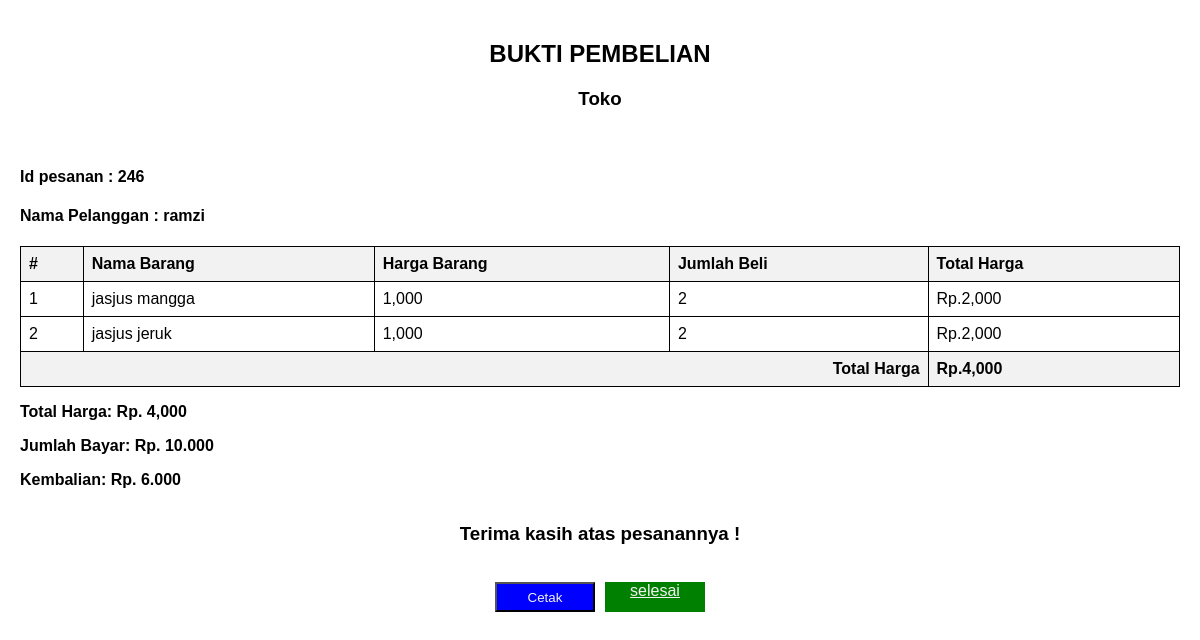
Screenshot of /nota.php?id_psn=246 (signed in) with the database file from the repository.
### tables this page shows
CREATE TABLE `penjualan` (
  `id_penjualan` int(11) NOT NULL,
  `kd_penjualan` varchar(20) NOT NULL,
  `tanggal` timestamp NOT NULL DEFAULT current_timestamp() ON UPDATE current_timestamp(),
  `total_harga` decimal(10,0) NOT NULL,
  `id_user` int(11) NOT NULL,
  `id_plg` int(11) NOT NULL,
  `bayar` decimal(10,0) NOT NULL
);

CREATE TABLE `pelanggan` (
  `id_plg` int(11) NOT NULL,
  `nama_plg` varchar(30) NOT NULL,
  `alamat` varchar(50) NOT NULL,
  `no_tlp` varchar(20) NOT NULL
);

CREATE TABLE `detail_penjualan` (
  `id_detail` int(11) NOT NULL,
  `id_penjualan` int(11) NOT NULL,
  `id_produk` int(11) NOT NULL,
  `jumlah` int(11) NOT NULL,
  `sub_total` decimal(10,0) NOT NULL
);

CREATE TABLE `produk` (
  `id_produk` int(11) NOT NULL,
  `kd_produk` varchar(20) NOT NULL,
  `nama_produk` varchar(30) NOT NULL,
  `stok` int(11) NOT NULL,
  `harga` decimal(10,0) NOT NULL
);

### nota.php (the view, shortened to what this page needs)
<?php
require_once('koneksi.php');
if (isset($_GET['id_psn'])) {
    $id_psn = $_GET['id_psn'];
    $tampil_nama_plgn = mysqli_query($conn, "SELECT * FROM penjualan p, pelanggan plgn WHERE p.id_plg=plgn.id_plg AND p.id_penjualan='$id_psn'");
    if (mysqli_num_rows($tampil_nama_plgn) > 0) {
        $np = mysqli_fetch_array($tampil_nama_plgn);
        $nm_plgn = $np['nama_plg'];
    } else {
        $nm_plgn = "";
    }
} else {
    header("Location: pembelian.php");
}
?>
<!DOCTYPE html>
<html>
<head>
</head>
<body>
    <h2>BUKTI PEMBELIAN</h2>
    <h3>Toko</h3><br>
    <h4>Id pesanan : <?= $id_psn ?></h2>
        <h4>Nama Pelanggan : <?= $nm_plgn ?></h2>
            <table>
                <tr>
                    <th>#</th>
                    <th>Nama Barang</th>
                    <th>Harga Barang</th>
                    <th>Jumlah Beli</th>
                    <th>Total Harga</th>
                </tr>
                <?php $no = 0 ?>
                <?php
                $totalharga = 0;
                $get = mysqli_query(
                    $conn,
                    "SELECT *
            FROM detail_penjualan AS dp
            JOIN produk AS pr ON dp.id_produk = pr.id_produk
            JOIN penjualan AS pe ON dp.id_penjualan = pe.id_penjualan
            WHERE dp.id_penjualan = '$id_psn';
            "
                );
                while ($p = mysqli_fetch_array($get)) {
                    $jumlah = $p['jumlah'];
                    $harga = $p['harga'];
                    $nama_produk = $p['nama_produk'];
                    $subtotal = $p['sub_total'];
                    $totalharga = $p['total_harga'];
                    $bayar = $p['bayar'];
                    $kembalian = $bayar - $totalharga;
                ?>
                    <?php $no++ ?>
                    <tr>
                        <td scope="row"><?= $no; ?></td>
                        <td><?= $nama_produk ?></td>
                        <td><?= number_format($harga) ?></td>
                        <td><?= $jumlah ?></td>
                        <td>Rp.<?= number_format($subtotal) ?></td>
                    </tr>
                <?php } ?>
                <tr>
                    <th colspan="4" class="td1">Total Harga </th>
                    <th>Rp.<?= number_format($totalharga) ?></th>
                </tr>
            </table>
            <p>Total Harga: Rp. <?= number_format($totalharga) ?></p>
            <p>Jumlah Bayar: Rp. <?= number_format($bayar, 0, ',', '.') ?></p>
            <p>Kembalian: Rp. <?= number_format($kembalian, 0, ',', '.') ?></p> <br>
            <h3 id="thx">Terima kasih atas pesanannya !</h3><br>
            <div class="" style="display: flex; justify-content: center;">
                <button class="print-button" style="width: 100px; height: 30px; background-color: blue; color: #f2f2f2;" onclick="printPage()">Cetak</button>
                <a class="print-button" style=" text-align: center; margin-left: 10px; width: 100px; height: 30px; background-color: green; color: #f2f2f2;" href="pembelian.php">selesai</a>
            </div>
</body>
</html>

### nota.php (style rules this page uses)
.print-button { display: block; }
body { font-family: Arial, sans-serif; margin: 0; padding: 20px; }
p { font-weight: bold; }
h2 { text-align: center; }
h3 { margin-top: 0; text-align: center; }
table { width: 100%; border-collapse: collapse; margin-top: 20px; }
table th, table td { border: 1px solid #000; padding: 8px; text-align: left; }
table th { background-color: #f2f2f2; }
.td1 { text-align: right; }
#thx { text-align: center; font-weight: bold; font-family: 'Oswald', sans-serif; }

### rows the page displays
penjualan: id_plg.nama_plg "ramzi", total_harga "4,000", bayar "10.000", kembalian "6.000"
detail_penjualan: id_produk.nama_produk "jasjus mangga", id_produk.harga "1,000", jumlah "2", sub_total "2,000"
detail_penjualan: id_produk.nama_produk "jasjus jeruk", id_produk.harga "1,000", jumlah "2", sub_total "2,000"

### other values shown
$id_psn "246"
